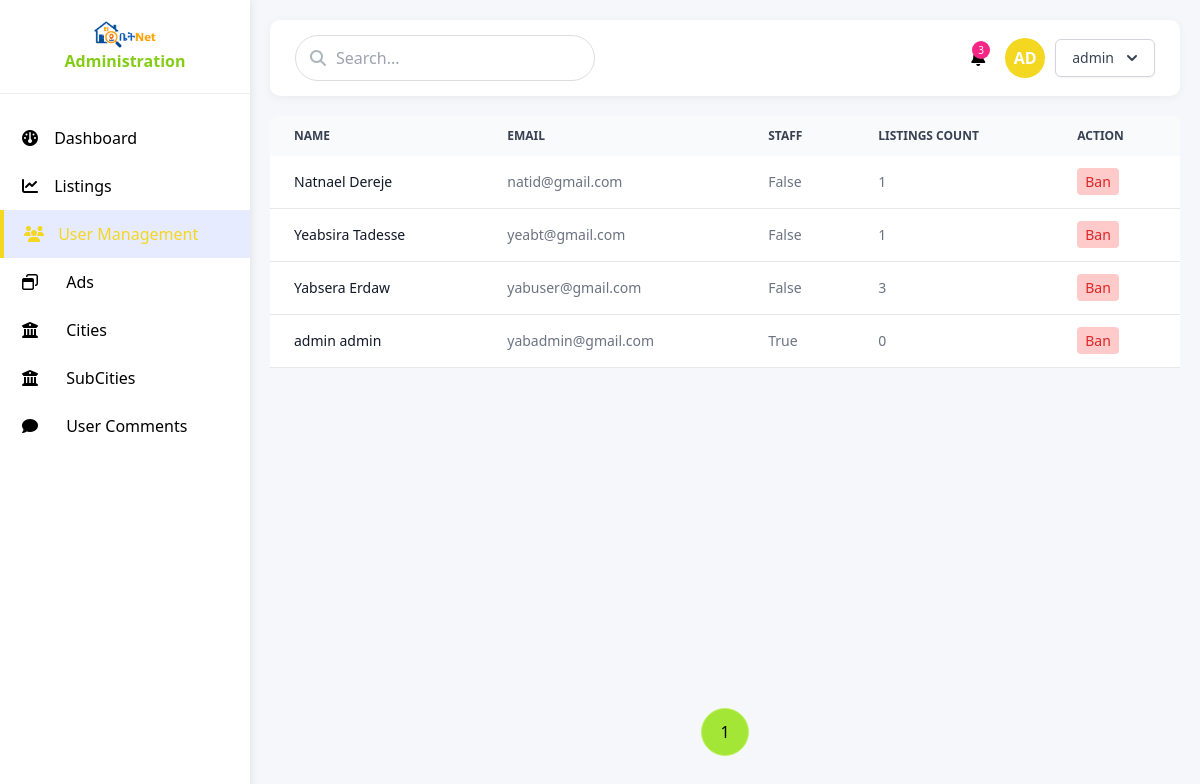
/admin-panel/users (signed in), run on the app's committed database.
### users/models.py (models this page shows, shortened)
class CustomUser(AbstractBaseUser):
    first_name = models.CharField(max_length=100, blank=True, null=True)
    last_name = models.CharField(max_length=100, blank=True, null=True)
    email = models.EmailField(unique=True)
    is_active = models.BooleanField(default=True)
    is_admin = models.BooleanField(default=False)
    is_staff = models.BooleanField(default=False)
    created_at = models.DateTimeField(auto_now_add=True)
    updated_at = models.DateTimeField(auto_now=True)
    objects = CustomUserManager()
    USERNAME_FIELD = 'email'

### admindashboard/views.py (the view)
# urls.py: path('users',  views.get_users,  name='admin-users' ),
@staff_member_required
def get_users(request):
    users = CustomUser.objects.all().order_by('-created_at')
    paginator = Paginator(users, 10)  # Show 10  per page
    page_number = request.GET.get('page')
    page_obj = paginator.get_page(page_number)
    context = {
        'users':page_obj,
        'page_obj': page_obj ,
    }
    return render(request,'admin/pages/users.html', context)

### templates/admin/pages/users.html (shortened to what this page needs)
{% extends "../layout.html" %}
{% block content %}
<div class=" z-50 relative overflow-x-auto min-h-[40rem]  sm:rounded-lg flex flex-col justify-between ">
    <table class="w-full text-sm text-left rtl:text-right text-gray-500 dark:text-gray-400 rounded-xl ">
        <thead class="text-xs text-gray-700 uppercase bg-gray-50 dark:bg-gray-700 dark:text-gray-400">
            <tr>
                <th scope="col" class="px-6 py-3">
                    Name
                </th>
                <th scope="col" class="px-6 py-3">
                    Email
                </th>
                <th scope="col" class="px-6 py-3">
                    Staff
                </th>
                <th scope="col" class="px-6 py-3">
                    Listings count
                </th>
                <th scope="col" class="px-6 py-3">
                    Action
                </th>
            </tr>
        </thead>
        <tbody>
            {% for user in users %}
            <tr class="bg-white border-b dark:bg-gray-800 dark:border-gray-300">
                <th scope="row" class="px-6 py-4 font-medium text-gray-900 whitespace-nowrap dark:text-white">
                    {{user.first_name}} {{user.last_name }}
                </th>
                <td class="px-6 py-4">
                    {{user.email }}
                </td>
                <td class="px-6 py-4">
                    {{user.is_staff }}
                </td>
                <td class="px-6 py-4">
                    {{user.listings.count}}
                </td>
                <td class="px-6 py-4">
                {% if user.is_active %}
                    <a href="{% url 'admin-action' id=user.id %}" class="font-medium bg-red-200 p-1 focus:ring-2 focus:ring-red-400 px-2 rounded  text-red-600 dark:text-red-600 ">Ban</a>
                {% else %}
                    <a href="{% url 'admin-action' id=user.id %}" class="font-medium p-1 focus:ring-2 bg-green-200 focus:ring-green-400 px-2 rounded text-green-600 dark:text-green-500">Unban</a>
                {% endif %}
                </td>
            </tr>
            {% endfor %}
        </tbody>
    </table>
 {%if users|length > 1 %}
 <div class=" ">
  <div class="">
   <nav aria-label="Page navigation">
     <ul class="pagination justify-center flex gap-5">
        {% for i in page_obj.paginator.page_range %}
       {% if i >= page_obj.number|add:'-5' and i <= page_obj.number|add:'5' %}
       <a class="page-link" href="?page={{ i }}{% if request.GET.search %}&search={{ request.GET.search }}{% endif %}"><li class=" p-2 rounded-full w-12 h-12 flex items-center justify-center  {% if i == page_obj.number %} border border-lime-300 bg-lime-400 {%else%} border border-gray-500 {% endif %}">{{i}}</li></a>
       {% endif %}
       {% endfor %}
     </ul>
   </nav>
  </div>
 </div>
 {% endif %}
</div>
{% endblock content %}

### templates/admin/layout.html (shortened to what this page needs)
{% load static tailwind_tags %}
<!DOCTYPE html>
<html lang="en">
    <head>
        <link rel="stylesheet" href="https://cdnjs.cloudflare.com/ajax/libs/font-awesome/6.4.0/css/all.min.css">
        <link href="{% static 'fontawesomefree/css/fontawesome.css' %}" rel="stylesheet" type="text/css">
        <link href="{% static 'fontawesomefree/css/brands.css' %}" rel="stylesheet" type="text/css">
        <link href="{% static 'fontawesomefree/css/solid.css' %}" rel="stylesheet" type="text/css">
        {% tailwind_css %}
        <link href="https://cdn.jsdelivr.net/npm/tailwindcss@2.2.16/dist/tailwind.min.css" rel="stylesheet">
    </head>
<body>
    <div class="dashboard">
        <div class="sidebar">
            <div class="sidebar-header flex flex-col items-center">
                <img class="w-[4rem] object-cover flex-none" src="{% static 'logo.png' %}" alt="Listing Media">
                <span class=" text-lime-500 font-semibold">Administration</span>
            </div>
            <div class="sidebar-menu">
                <div class="menu-item {% url 'admin-dashboard' as dashboard_url %}{% if request.path == dashboard_url %}active{% endif %}">
                    <a href="{{dashboard_url}}">
                        <i class="fas fa-dashboard"></i>
                        <span>Dashboard</span>
                    </a>
                </div>
                <div class="menu-item {% url 'admin-listings' as listings_url %}{% if request.path == listings_url %}active{% endif %}">
                    <a href="{{ listings_url }}">
                        <i class="fas fa-chart-line"></i>
                        <span>Listings</span>
                    </a>
                </div>
                <div class="menu-item {% url 'admin-users' as users_url %}{% if request.path == users_url %}active{% endif %}">
                    <a href="{{ users_url }}">
                        <i class="fas fa-users"></i>
                        <span>User Management</span>
                    </a>
                </div>
                <div class="menu-item {% url 'admin-ads' as ads_url %}{% if request.path == ads_url %}active{% endif %}">
                    <a href="{{ ads_url }}">
                        <i class="fa fa-window-restore" aria-hidden="true"></i>
                        <span class="flex-1 ms-3 whitespace-nowrap">Ads</span>
                    </a>
                </div>
                <div class="menu-item {% url 'admin-cities' as cities_url %}{% if request.path == cities_url %}active{% endif %}">
                    <a href="{{ cities_url }}">
                        <i class="fa fa-university" aria-hidden="true"></i>
                        <span class="flex-1 ms-3 whitespace-nowrap">Cities</span>
                    </a>
                </div>
                <div class="menu-item {% url 'admin-subcities' as subcities_url %}{% if request.path == subcities_url %}active{% endif %}">
                    <a href="{{ subcities_url }}">
                        <i class="fa fa-university" aria-hidden="true"></i>
                        <span class="flex-1 ms-3 whitespace-nowrap">SubCities</span>
                    </a>
                </div>
                <div class="menu-item {% url 'admin-comments' as comments_url %}{% if request.path == comments_url %}active{% endif %}">
                    <a href="{{ comments_url }}">
                        <i class="fa fa-comment" aria-hidden="true"></i>
                        <span class="flex-1 ms-3 whitespace-nowrap">User Comments</span>
                    </a>
                </div>
            </div>
        </div>
        <div class="main-content">
            <div class="header">
                <div class="search-bar">
                    <i class="fas fa-search"></i>
                    <input type="text" placeholder="Search...">
                </div>
                <div class="user-actions">
                    <div class="notification">
                        <span class="notification-badge">3</span>
                    </div>
                    <div class="user-profile">
                        <div class="user-avatar">AD</div>
                        <div class=" ">
                            <div class="relative inline-block text-left">
                                <div>
                                  <button id="menu-button-mob" type="button" class="inline-flex justify-center w-full rounded-md border border-gray-300 shadow-sm px-4 py-2 bg-white text-sm font-medium text-gray-700 hover:bg-gray-50 focus:outline-none focus:ring-2 focus:ring-offset-2 focus:ring-offset-gray-100 focus:ring-lime-500"  aria-expanded="false" aria-haspopup="true">
                                    {{user.first_name}}
                                    <svg class="-mr-1 ml-2 h-5 w-5" xmlns="http://www.w3.org/2000/svg" viewBox="0 0 20 20" fill="currentColor" aria-hidden="true">
                                      <path fill-rule="evenodd" d="M5.293 7.293a1 1 0 011.414 0L10 10.586l3.293-3.293a1 1 0 111.414 1.414l-4 4a1 1 0 01-1.414 0l-4-4a1 1 0 010-1.414z" clip-rule="evenodd" />
                                    </svg>
                                  </button>
                                </div>
                            </div>
                        </div>
                    </div>
                </div>
            </div>
            {% block content %}
            {% endblock %}
        </div>
    </div>

### data on the page
CustomUser: first_name "admin", last_name "admin", email "yabadmin@gmail.com", is_staff "True", listings.count "0", is_active "Ban"
CustomUser: first_name "Natnael", last_name "Dereje", email "natid@gmail.com", is_staff "False", listings.count "1", is_active "Ban"
CustomUser: first_name "Yeabsira", last_name "Tadesse", email "yeabt@gmail.com", is_staff "False", listings.count "1", is_active "Ban"
CustomUser: first_name "Yabsera", last_name "Erdaw", email "yabuser@gmail.com", is_staff "False", listings.count "3", is_active "Ban"

### other printed values
{{ i }} "1"
